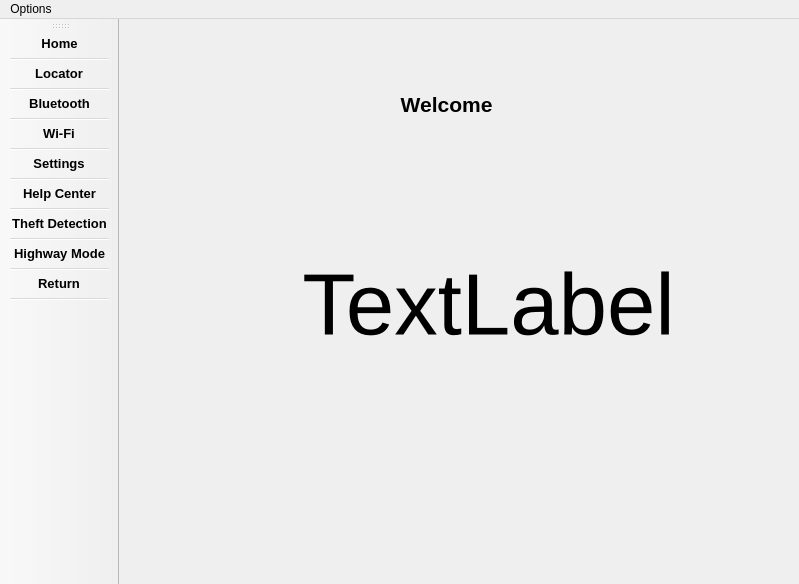
<?xml version="1.0" encoding="UTF-8"?>
<ui version="4.0">
 <class>MainWindow1</class>
 <widget class="QMainWindow" name="MainWindow1">
  <property name="geometry">
   <rect>
    <x>0</x>
    <y>0</y>
    <width>799</width>
    <height>584</height>
   </rect>
  </property>
  <property name="windowTitle">
   <string>MainWindow</string>
  </property>
  <property name="styleSheet">
   <string notr="true">background-image: url(:/res/img/image1.jpg);</string>
  </property>
  <widget class="QWidget" name="centralwidget">
   <widget class="QLabel" name="label">
    <property name="geometry">
     <rect>
      <x>220</x>
      <y>50</y>
      <width>221</width>
      <height>71</height>
     </rect>
    </property>
    <property name="font">
     <font>
      <pointsize>16</pointsize>
      <weight>75</weight>
      <bold>true</bold>
     </font>
    </property>
    <property name="styleSheet">
     <string notr="true">border-radius:90px;</string>
    </property>
    <property name="text">
     <string>Welcome </string>
    </property>
    <property name="alignment">
     <set>Qt::AlignCenter</set>
    </property>
   </widget>
   <widget class="QLabel" name="timenow">
    <property name="geometry">
     <rect>
      <x>34</x>
      <y>165</y>
      <width>671</width>
      <height>241</height>
     </rect>
    </property>
    <property name="font">
     <font>
      <pointsize>65</pointsize>
     </font>
    </property>
    <property name="styleSheet">
     <string notr="true">border-radius:90px;</string>
    </property>
    <property name="text">
     <string>TextLabel</string>
    </property>
    <property name="alignment">
     <set>Qt::AlignCenter</set>
    </property>
   </widget>
  </widget>
  <widget class="QMenuBar" name="menubar">
   <property name="geometry">
    <rect>
     <x>0</x>
     <y>0</y>
     <width>799</width>
     <height>26</height>
    </rect>
   </property>
   <widget class="QMenu" name="menuOptions">
    <property name="title">
     <string>Options</string>
    </property>
    <addaction name="separator"/>
    <addaction name="home"/>
    <addaction name="separator"/>
    <addaction name="locator"/>
    <addaction name="separator"/>
    <addaction name="bluetooth"/>
    <addaction name="separator"/>
    <addaction name="wi_fi"/>
    <addaction name="separator"/>
    <addaction name="settings"/>
    <addaction name="separator"/>
    <addaction name="help_center"/>
    <addaction name="separator"/>
    <addaction name="actionTheft_Detection"/>
    <addaction name="separator"/>
    <addaction name="actionHighway_Mode"/>
    <addaction name="separator"/>
    <addaction name="actionReturn"/>
    <addaction name="separator"/>
   </widget>
   <addaction name="menuOptions"/>
  </widget>
  <widget class="QToolBar" name="toolBar">
   <property name="windowTitle">
    <string>toolBar</string>
   </property>
   <property name="styleSheet">
    <string notr="true"/>
   </property>
   <attribute name="toolBarArea">
    <enum>LeftToolBarArea</enum>
   </attribute>
   <attribute name="toolBarBreak">
    <bool>false</bool>
   </attribute>
   <addaction name="home"/>
   <addaction name="separator"/>
   <addaction name="locator"/>
   <addaction name="separator"/>
   <addaction name="bluetooth"/>
   <addaction name="separator"/>
   <addaction name="wi_fi"/>
   <addaction name="separator"/>
   <addaction name="settings"/>
   <addaction name="separator"/>
   <addaction name="help_center"/>
   <addaction name="separator"/>
   <addaction name="actionTheft_Detection"/>
   <addaction name="separator"/>
   <addaction name="actionHighway_Mode"/>
   <addaction name="separator"/>
   <addaction name="actionReturn"/>
   <addaction name="separator"/>
  </widget>
  <action name="home">
   <property name="icon">
    <iconset resource="resources.qrc">
     <normaloff>:/res/img/home.png</normaloff>
     <normalon>:/res/img/home.png</normalon>
     <activeon>:/res/img/home.png</activeon>:/res/img/home.png</iconset>
   </property>
   <property name="text">
    <string>Home</string>
   </property>
   <property name="font">
    <font>
     <pointsize>10</pointsize>
     <weight>75</weight>
     <bold>true</bold>
    </font>
   </property>
  </action>
  <action name="locator">
   <property name="icon">
    <iconset resource="resources.qrc">
     <normaloff>:/res/img/locator.png</normaloff>:/res/img/locator.png</iconset>
   </property>
   <property name="text">
    <string>Locator</string>
   </property>
   <property name="font">
    <font>
     <pointsize>10</pointsize>
     <weight>75</weight>
     <bold>true</bold>
    </font>
   </property>
  </action>
  <action name="bluetooth">
   <property name="icon">
    <iconset resource="resources.qrc">
     <normaloff>:/res/img/bluetooth.png</normaloff>:/res/img/bluetooth.png</iconset>
   </property>
   <property name="text">
    <string>Bluetooth</string>
   </property>
   <property name="font">
    <font>
     <pointsize>10</pointsize>
     <weight>75</weight>
     <bold>true</bold>
    </font>
   </property>
  </action>
  <action name="wi_fi">
   <property name="icon">
    <iconset resource="resources.qrc">
     <normaloff>:/res/img/wifi.png</normaloff>:/res/img/wifi.png</iconset>
   </property>
   <property name="text">
    <string>Wi-Fi</string>
   </property>
   <property name="font">
    <font>
     <pointsize>10</pointsize>
     <weight>75</weight>
     <bold>true</bold>
    </font>
   </property>
  </action>
  <action name="settings">
   <property name="icon">
    <iconset resource="resources.qrc">
     <normaloff>:/res/img/settings.png</normaloff>:/res/img/settings.png</iconset>
   </property>
   <property name="text">
    <string>Settings</string>
   </property>
   <property name="font">
    <font>
     <pointsize>10</pointsize>
     <weight>75</weight>
     <bold>true</bold>
    </font>
   </property>
  </action>
  <action name="help_center">
   <property name="icon">
    <iconset resource="resources.qrc">
     <normaloff>:/res/img/help_center.png</normaloff>:/res/img/help_center.png</iconset>
   </property>
   <property name="text">
    <string>Help Center</string>
   </property>
   <property name="font">
    <font>
     <pointsize>10</pointsize>
     <weight>75</weight>
     <bold>true</bold>
    </font>
   </property>
  </action>
  <action name="actionTheft_Detection">
   <property name="icon">
    <iconset resource="resources.qrc">
     <normaloff>:/res/img/theft_detection.png</normaloff>:/res/img/theft_detection.png</iconset>
   </property>
   <property name="text">
    <string>Theft Detection</string>
   </property>
   <property name="font">
    <font>
     <pointsize>10</pointsize>
     <weight>75</weight>
     <bold>true</bold>
    </font>
   </property>
  </action>
  <action name="actionHighway_Mode">
   <property name="icon">
    <iconset resource="resources.qrc">
     <normaloff>:/res/img/highway_mode.png</normaloff>:/res/img/highway_mode.png</iconset>
   </property>
   <property name="text">
    <string>Highway Mode</string>
   </property>
   <property name="font">
    <font>
     <pointsize>10</pointsize>
     <weight>75</weight>
     <bold>true</bold>
    </font>
   </property>
  </action>
  <action name="actionReturn">
   <property name="icon">
    <iconset resource="resources.qrc">
     <normaloff>:/res/img/return.png</normaloff>:/res/img/return.png</iconset>
   </property>
   <property name="text">
    <string>Return</string>
   </property>
   <property name="font">
    <font>
     <pointsize>10</pointsize>
     <weight>75</weight>
     <bold>true</bold>
    </font>
   </property>
  </action>
 </widget>
 <resources>
  <include location="resources.qrc"/>
 </resources>
 <connections/>
</ui>
